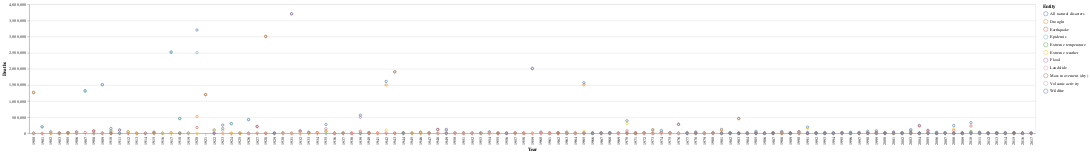

Source (notebook cell):
### Code cell
alt.Chart(df).mark_point().encode(
    color='Entity:N',
    y='Deaths:Q',
    x='Year:O'
)

### Figure 1 — Vega-Lite specification as saved in the notebook (floating-point values rounded to 4 significant figures; data arrays with more than 128 entries replaced by an {"elided": "..."} marker saying what was removed)
{"$schema": "https://vega.github.io/schema/vega-lite/v4.17.0.json", "config": {"view": {"continuousHeight": 300, "continuousWidth": 400}}, "data": {"name": "data-a5f67bb0c527c8ad45e8894adac105a1"}, "datasets": {"data-a5f67bb0c527c8ad45e8894adac105a1": {"elided": "803 records"}}, "encoding": {"color": {"field": "Entity", "type": "nominal"}, "x": {"field": "Year", "type": "ordinal"}, "y": {"field": "Deaths", "type": "quantitative"}}, "mark": "point"}
